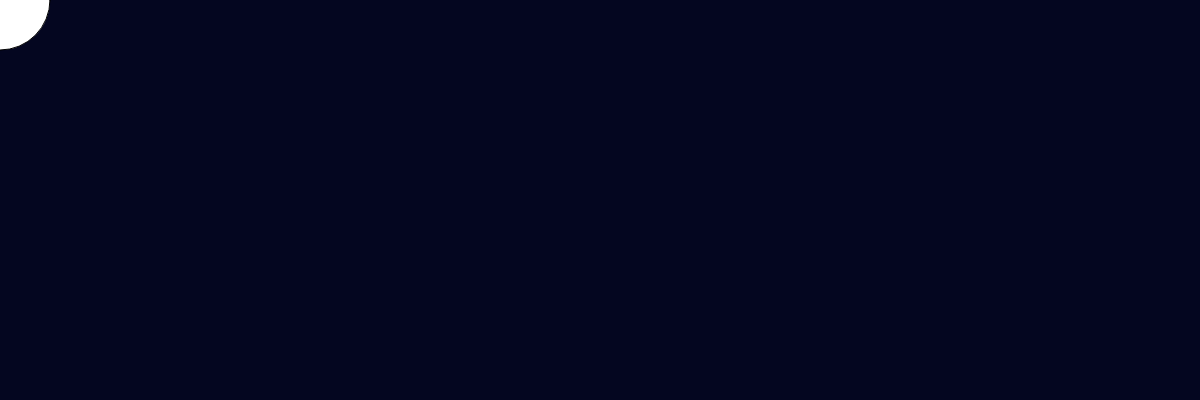
Frame 1 (no input)
Frame 60 (no input): identical to frame 1, image omitted
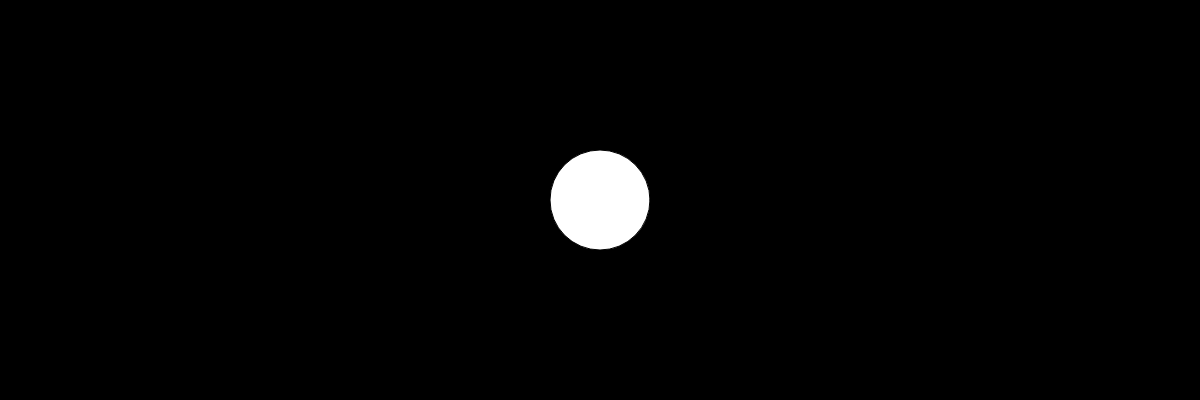
Frame 120 (the mouse pressed at the canvas centre since frame 60)

The p5.js sketch that drew these frames (run headless with seeded random() and noise() and a simulated clock; from frame 60 on, the mouse is pressed at the canvas centre):

// p5.js sketch
// ── sketch.js

var r = 0;
var g = 50;
var b=255;



function setup(){

  createCanvas(1200,400);
}


function draw(){

  r=map(mouseX,mouseY,10,4,165);
   g=map(mouseX,mouseY,67,6,23);
    b=map(mouseX,mouseY,27,32,140);
     background(r,g,b);
      ellipse(mouseX,mouseY,100,100);

 
}
